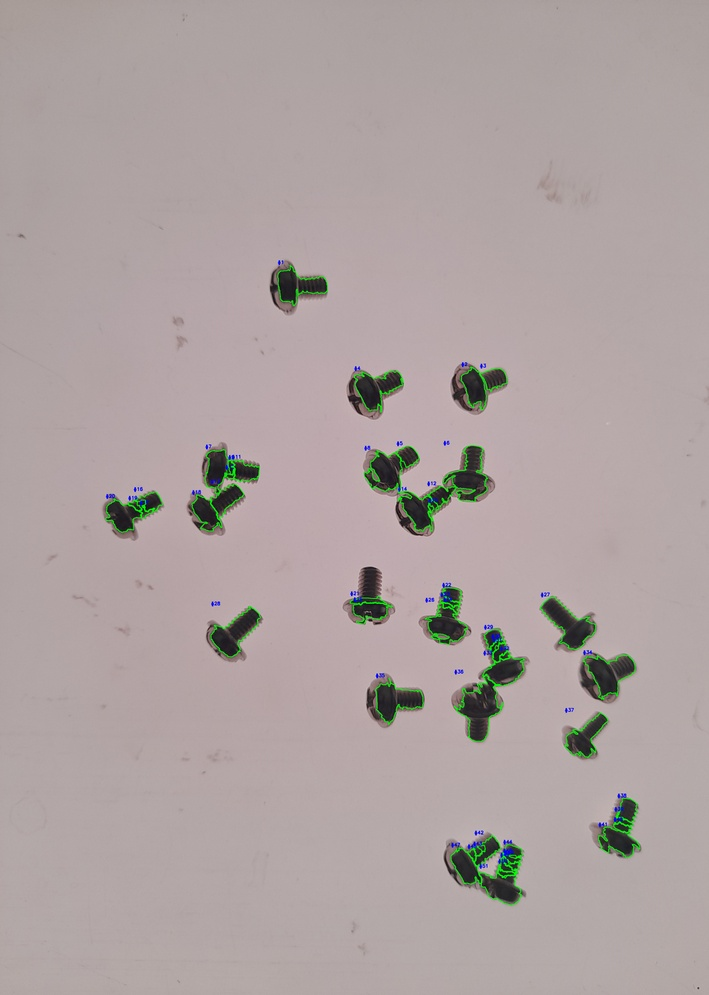
#> input picture Chinmay_Bhat/test_images/20240713_192951_watershed.jpg, 709 x 995 px, shrunk from 2848 x 4000 before the run; its folder holds only this picture in this run
$ python run_cv_test.py
#> lines starting #> are read from the running program, lines starting #| are printed output that depends on the picture; after the words box and inside, x2 and y2 are one past the last pixel; in counts of white or black regions, pixels touching at a corner belong together
### Chinmay_Bhat/Non_AI/solution_cv_watershed.py
import cv2
import numpy as np
import os
import argparse
import glob

def count_items_in_image(image_path, debug_out=True):
    # 1. Load and Pre-process
#> called with debug_out = False
    img = cv2.imread(image_path)
#> img is the input picture: shape (995, 709, 3); mean B, G, R 161.1, 161.9, 173.5
    if img is None:
        print(f"Could not read the image: {image_path}")
        return 0

    gray = cv2.cvtColor(img, cv2.COLOR_BGR2GRAY)
    blurred = cv2.GaussianBlur(gray, (11, 11), 0)

    # 2. Thresholding
    _, thresh = cv2.threshold(blurred, 0, 255, cv2.THRESH_BINARY_INV + cv2.THRESH_OTSU)
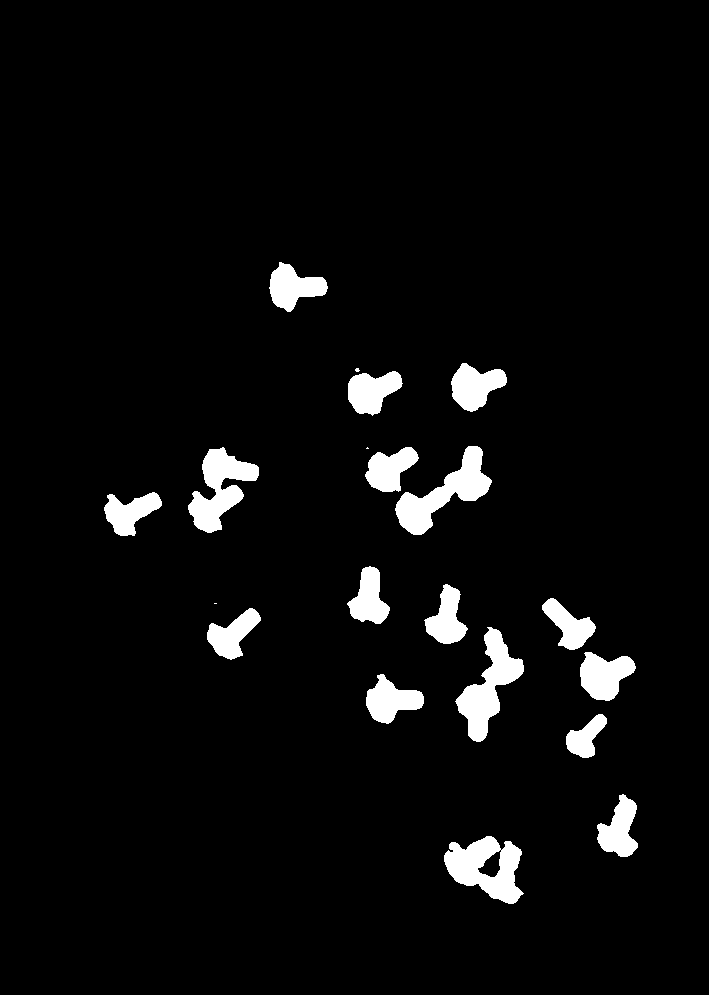
#> thresh: shape (995, 709); 4.5% white; 20 white regions (3 under 20 px), largest, box (x1, y1, x2, y2) and area: (395, 446, 492, 535) 3142, (444, 836, 524, 904) 3135, (455, 627, 524, 742) 3096

    # 3. Clean noise
    kernel = np.ones((3,3), np.uint8)
    opening = cv2.morphologyEx(thresh, cv2.MORPH_OPEN, kernel, iterations=2)
#> opening: shape (995, 709); 4.5% white; 17 white regions, largest, box (x1, y1, x2, y2) and area: (396, 446, 491, 535) 3128, (444, 836, 521, 904) 3115, (456, 629, 524, 742) 3072

    # 4. Distance Transform
    dist_transform = cv2.distanceTransform(opening, cv2.DIST_L2, 5)

    # FIX: Increase threshold to avoid double-counting
    _, sure_fg = cv2.threshold(dist_transform, 0.6 * dist_transform.max(), 255, 0)
#> sure_fg: shape (995, 709) float32; 0.35% white; 21 white regions (1 under 20 px), largest, box (x1, y1, x2, y2) and area: (591, 667, 613, 690) 305, (463, 377, 481, 400) 255, (468, 695, 489, 715) 253
    sure_fg = np.uint8(sure_fg)

    # 5. Unknown Region
    sure_bg = cv2.dilate(opening, kernel, iterations=3)
#> sure_bg: shape (995, 709); 6.4% white; 15 white regions, largest, box (x1, y1, x2, y2) and area: (363, 443, 494, 538) 6472, (539, 596, 638, 704) 4493, (441, 833, 524, 907) 4404
    unknown = cv2.subtract(sure_bg, sure_fg)
#> unknown: shape (995, 709); 6% white; 15 white regions, largest, box (x1, y1, x2, y2) and area: (363, 443, 494, 538) 6019, (441, 833, 524, 907) 4249, (539, 596, 638, 704) 4158

    # 6. Marker Labelling
    _, markers = cv2.connectedComponents(sure_fg)
#> markers: shape (995, 709) int32; 22 distinct labels, from 0 to 21
    markers = markers + 1
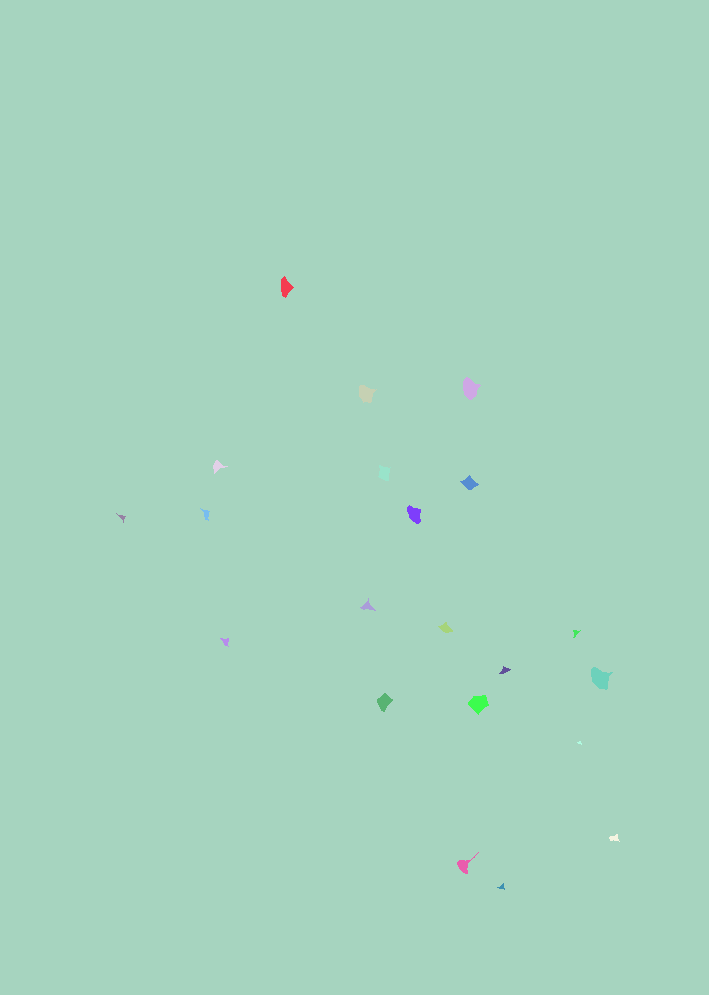
#> markers: shape (995, 709) int32; 22 distinct labels, from 1 to 22; one colour per label, 0 black
    markers[unknown == 255] = 0
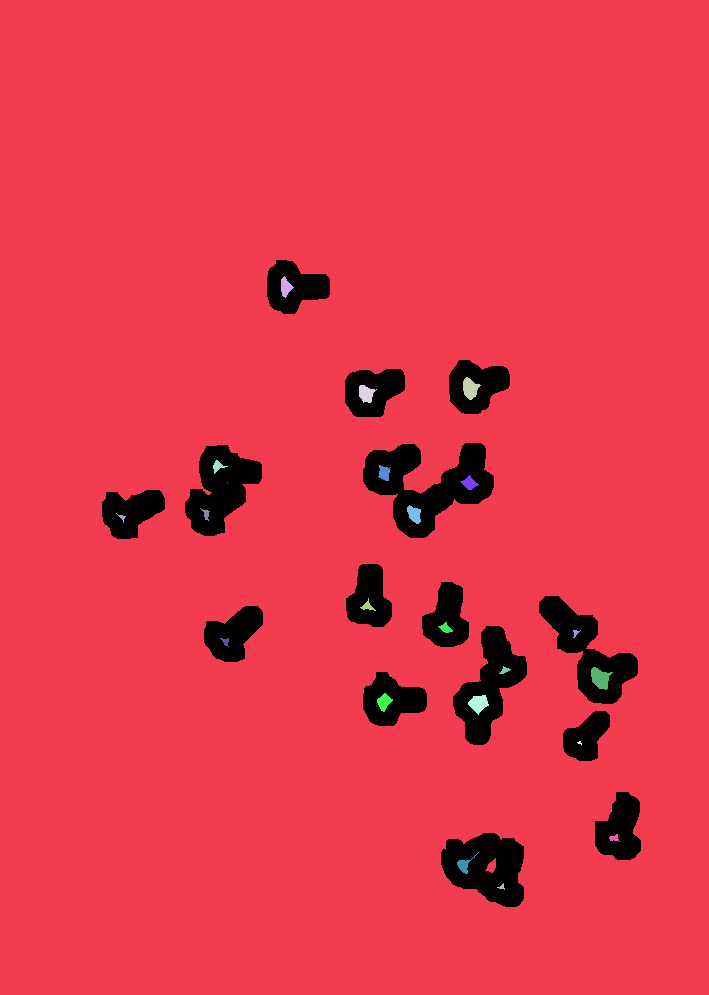
#> markers: shape (995, 709) int32; 23 distinct labels, from 0 to 22; one colour per label, 0 black

    # 7. Apply Watershed
    markers = cv2.watershed(img, markers)
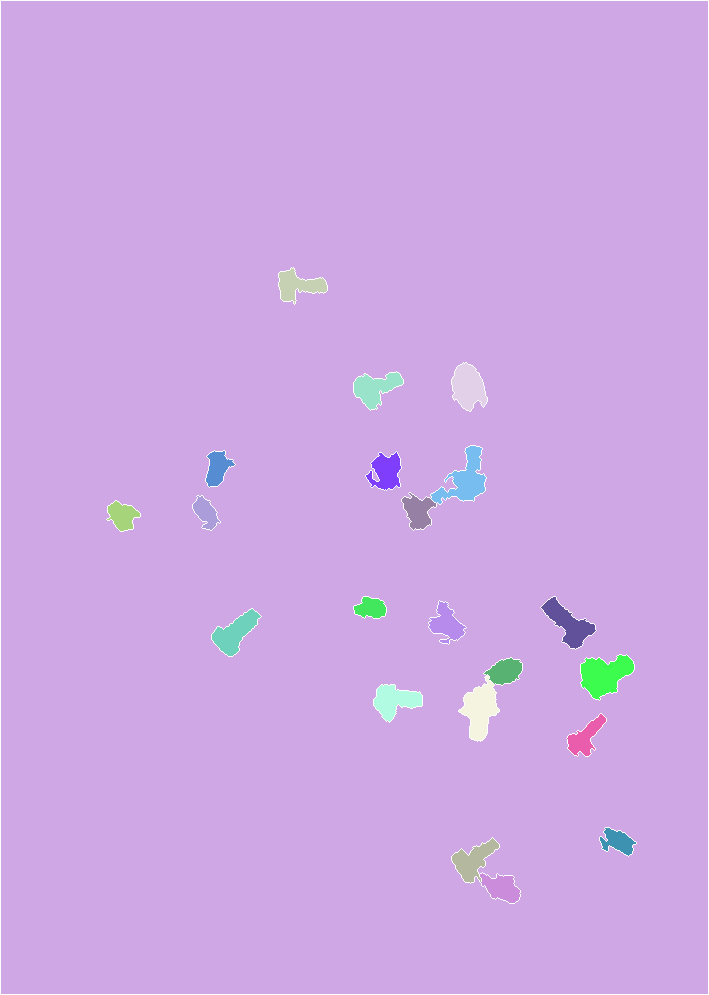
#> markers: shape (995, 709) int32; 23 distinct labels, from -1 to 22; one colour per label, 0 black, -1 white

    # 8. Extract and Count Results
    obj_ids = np.unique(markers)
#> obj_ids = 23 values from -1 to 22
    count = 0
    output = img.copy()

    for obj_id in obj_ids:
        if obj_id <= 1:
            continue

        mask = np.zeros(gray.shape, dtype="uint8")
        mask[markers == obj_id] = 255

        cnts, _ = cv2.findContours(mask, cv2.RETR_EXTERNAL, cv2.CHAIN_APPROX_SIMPLE)
        if cnts:
            c = max(cnts, key=cv2.contourArea)
            if cv2.contourArea(c) > 500:
                count += 1
                if debug_out:
                    x, y, w, h = cv2.boundingRect(c)
                    cv2.drawContours(output, [c], -1, (0, 255, 0), 2)
                    cv2.putText(output, f"#{count}", (x, y - 5),
                                cv2.FONT_HERSHEY_SIMPLEX, 0.6, (255, 0, 0), 2)
#> this loop made 23 passes
#> obj_id on pass 1: -1
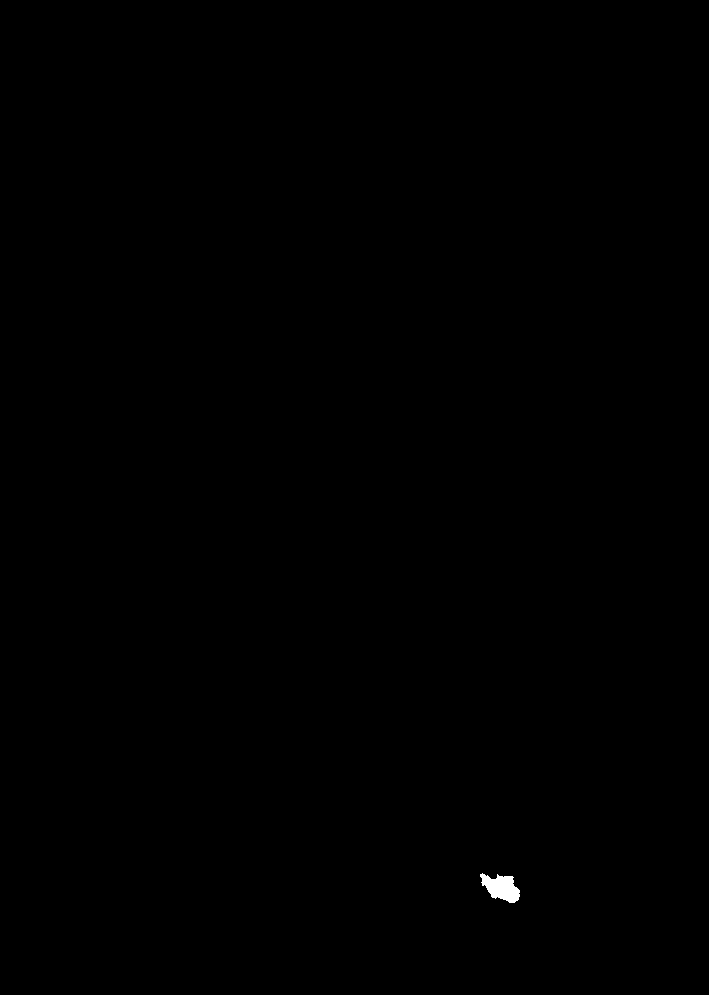
#> mask: shape (995, 709); 0.1% white; 1 white region, box (x1, y1, x2, y2) and area: (480, 873, 520, 903) 736
#> after the loop, count = 18

    if debug_out:
        debug_path = image_path.replace(".jpg", "_watershed.jpg")
        cv2.imwrite(debug_path, output)
        print(f"Saved debug output to {debug_path}")

    return count

# [6 lines that do not run on import are left out]

### Chinmay_Bhat/run_cv_test.py
import sys
import os
import glob
import cv2

# Add Non_AI directory to path
sys.path.append(os.path.abspath("Chinmay_Bhat/Non_AI"))

try:
    from solution_cv_watershed import count_items_in_image
except ImportError:
    print("Failed to import solution_cv_watershed")
    sys.exit(1)

TEST_IMAGES_DIR = "Chinmay_Bhat/test_images"

def main():
    print("--- Non-AI (CV Watershed) Screw Counting ---")
    image_paths = glob.glob(os.path.join(TEST_IMAGES_DIR, "*.jpg"))
    if not image_paths:
        print(f"No images found in {TEST_IMAGES_DIR}")
        return

    print(f"Found {len(image_paths)} images.")

    summary_data = []
    total_items = 0

    for path in sorted(image_paths):
        filename = os.path.basename(path)
        try:
            # count_items_in_image saves debug output to the same folder by default
            # We can disable debug_out if we want, but it's fine.
            count = count_items_in_image(path, debug_out=False)
#> count = 18
            summary_data.append((filename, count))
            total_items += count
#> total_items = 18
            print(f"{filename}: {count}")
#| 20240713_192951_watershed.jpg: 18
        except Exception as e:
            print(f"Error processing {filename}: {e}")

    print("\n" + "="*45)
    print(f"{'Image Name':<30} | {'Count':<10}")
    print("-" * 45)
    for name, count in summary_data:
        print(f"{name:<30} | {count:<10}")
#> this loop made 1 pass
#> (name, count) on pass 1: ('20240713_192951_watershed.jpg', 18)
#> (printed output is left out)
    print("-" * 45)
    print(f"{'TOTAL':<30} | {total_items:<10}")
#| TOTAL                          | 18
    print("="*45 + "\n")

if __name__ == "__main__":
    main()

$ run again, on Chinmay_Bhat/test_images/20240713_193831.jpg
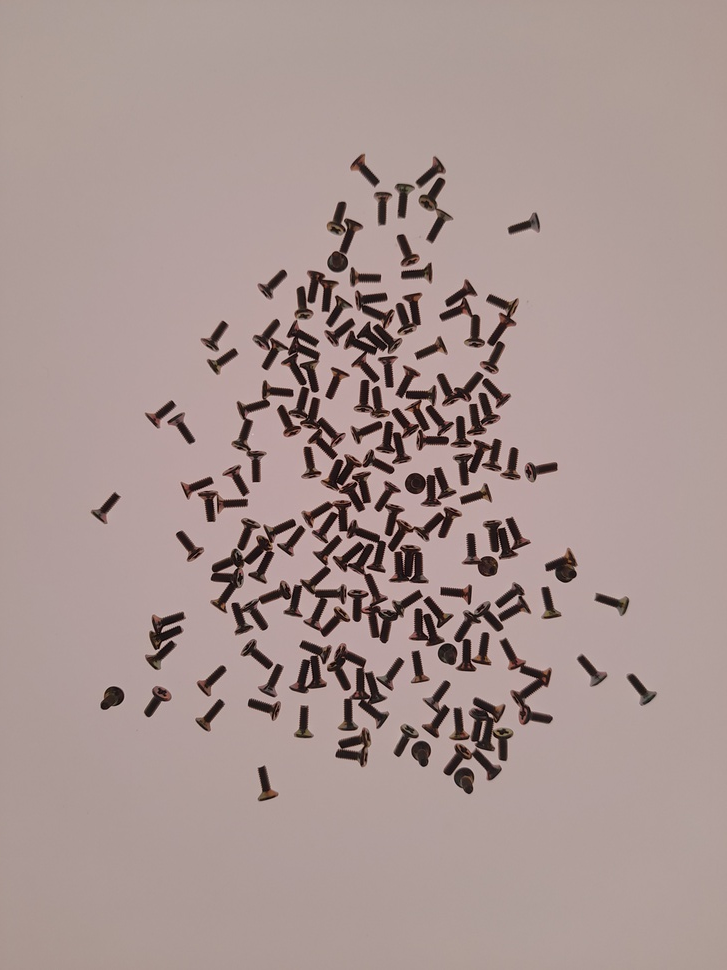
#> input picture Chinmay_Bhat/test_images/20240713_193831.jpg, 727 x 970 px, shrunk from 3000 x 4000 before the run
#> in count_items_in_image, img is the input picture: shape (970, 727, 3); mean B, G, R 145.1, 148.4, 167.7
#> in count_items_in_image, `_, thresh = cv2.threshold(blurred, 0, 255, cv2.THRESH_BINARY_INV + cv2..`:
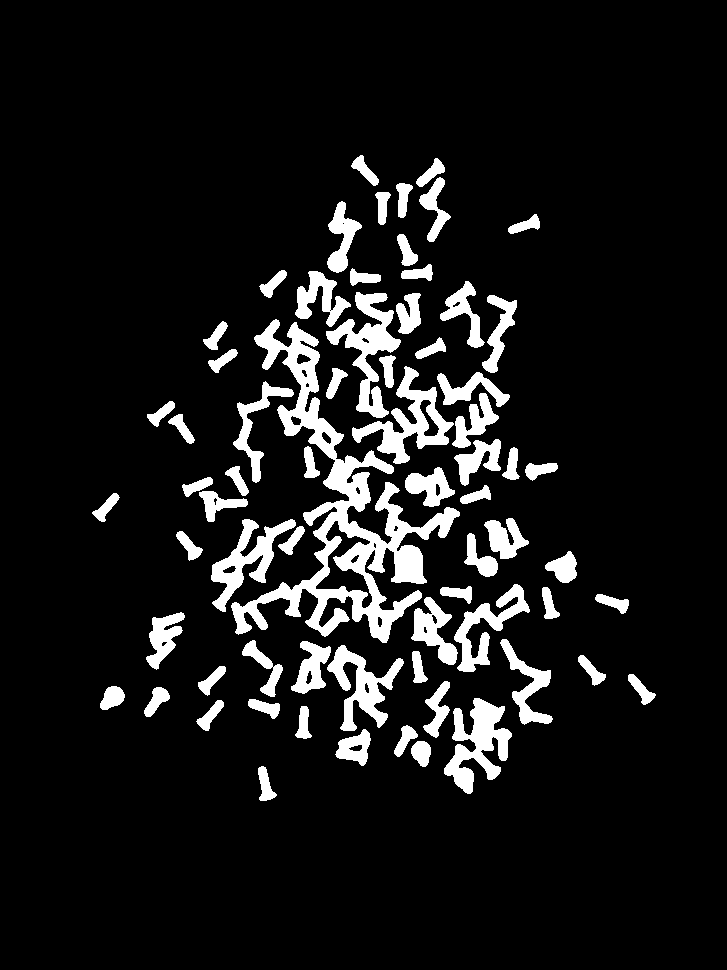
#> thresh: shape (970, 727); 9.5% white; 69 white regions, largest, box (x1, y1, x2, y2) and area: (231, 319, 460, 643) 15759, (326, 292, 401, 418) 3160, (444, 698, 512, 794) 3101
#> opening: shape (970, 727); 9.3% white; 80 white regions, largest, box (x1, y1, x2, y2) and area: (278, 324, 422, 643) 8695, (326, 293, 400, 418) 3101, (352, 367, 452, 464) 2965
#> sure_bg: shape (970, 727); 16.4% white; 30 white regions, largest, box (x1, y1, x2, y2) and area: (180, 199, 532, 675) 71532, (392, 679, 514, 796) 7521, (289, 638, 406, 768) 7122
#> unknown: shape (970, 727); 16.3% white; 30 white regions, largest, box (x1, y1, x2, y2) and area: (180, 199, 532, 675) 71161, (392, 679, 514, 796) 7340, (289, 638, 406, 768) 7122
#> in count_items_in_image, `markers = cv2.watershed(img, markers)`:
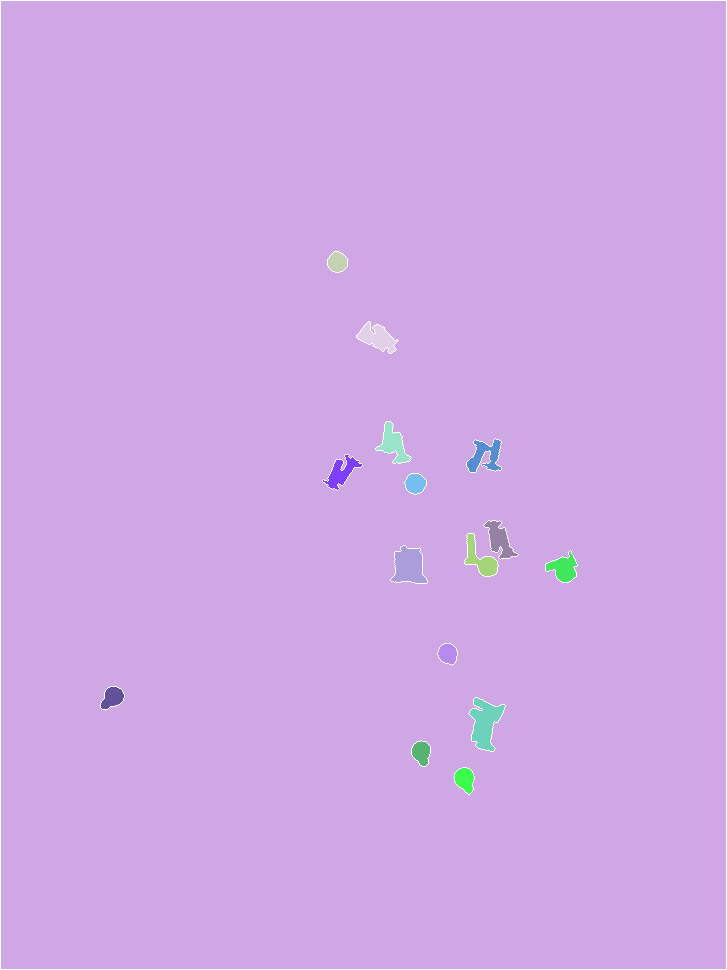
#> markers: shape (970, 727) int32; 17 distinct labels, from -1 to 16; one colour per label, 0 black, -1 white
#> obj_ids = 17 values from -1 to 16
#> the loop in count_items_in_image, `for obj_id in obj_ids:` made 17 passes
#> obj_id on pass 1: -1
#> after the loop in count_items_in_image, `for obj_id in obj_ids:`: count = 5
#| 20240713_193831.jpg: 5
#> the loop in main, `for name, count in summary_data:` made 1 pass
#> (name, count) on pass 1: ('20240713_193831.jpg', 5)
#> (printed output is left out)
#| TOTAL                          | 5
